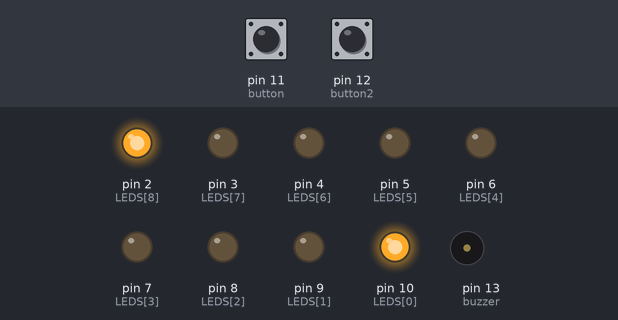
Bench run of a sketch on a simulated Arduino Uno, built with avr-gcc and run on an emulated ATmega328P. Parts: output pins drawn as LEDs (lit = HIGH), buzzer (waves = sounding). The test bench sets the inputs (shaded band); at power-on: pin 11 (button) LOW, pin 12 (button2) LOW. Random numbers use the default seed unless the sketch sets one.

Above: at 1.2 s.
1.3 s: pin 11 (button) pulled HIGH for 0.15 s
At 1.54 s:
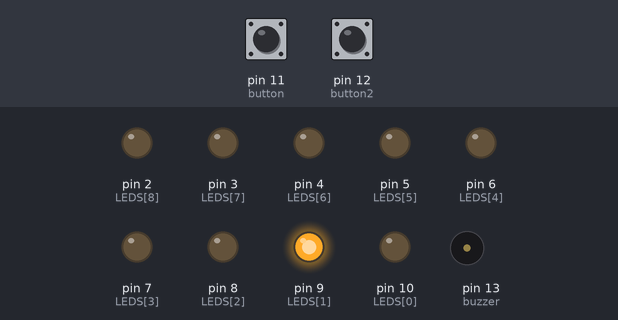
4.3 s: pin 12 (button2) pulled HIGH for 0.15 s
At 7.3 s:
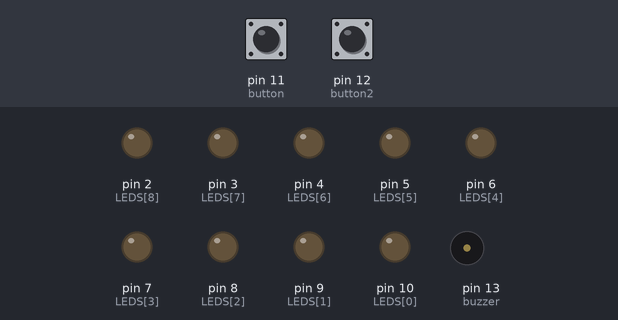
7.4 s: pin 11 (button) pulled HIGH for 1 s
At 9.2 s:
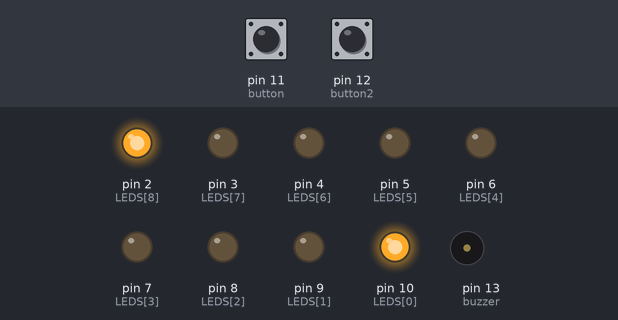
9.9 s: pin 12 (button2) pulled HIGH for 1 s
At 10.15 s:
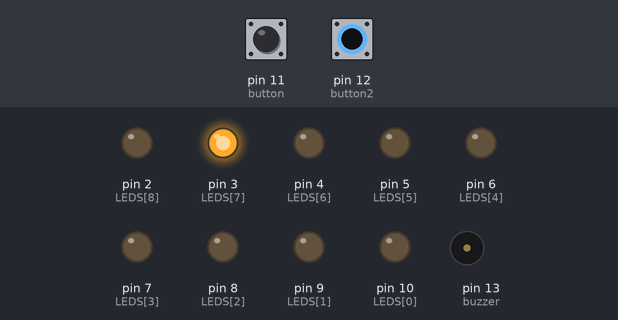
13.9 s: pin 11 (button) pulled HIGH for 3.2 s
At 14.8 s:
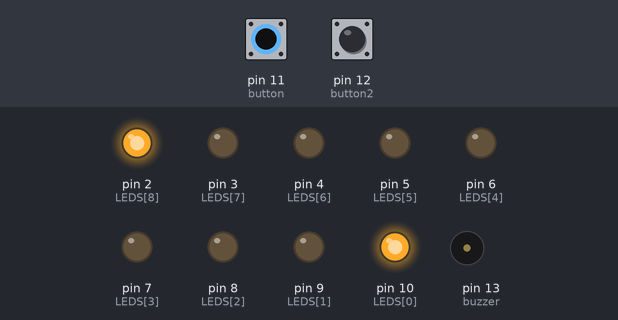
18.6 s: pin 12 (button2) pulled HIGH for 0.15 s
At 19.34 s:
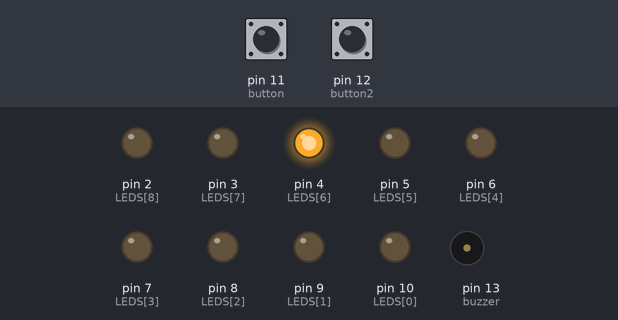
Timing chart, 0 to 24.6 s (numbered marks = the images above; inputs shaded):
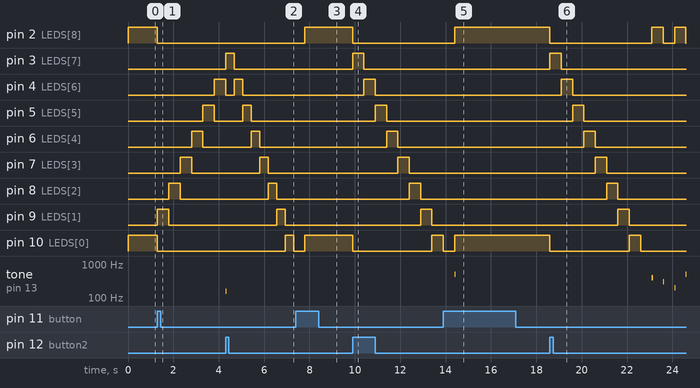

The sketch:

2DPong.ino
```cpp
// LED STUFF
const int arrayLenght = 9;          // size of the array below because c++ doesnt have array.lenght (SHITTY LANGUAGE)
int LEDS[] = {10, 9, 8, 7, 6, 5, 4, 3, 2};
int currentLED;                     // The LED which is currently supposed to be on
int lastLED = 0;

long interval = 500;                // the variable that controls the speed of the game
const long defaultInterval = 500;   // this variable holds the deafult value of the interval for resetting the games state
unsigned long previousMillis = 0;

// BUTTON STUFF
const int button = 11;              // right button
const int button2 = 12;             // left button
int buttonState;
int buttonState2;

unsigned long previousMillisButton = 0;
unsigned long previousMillisButton2 = 0;
const long intervalButton = 10;

// BUZZER
const int buzzer = 13;
int buzzerState = 0;

// VALUES
int loopNum = 0; //
bool dir;                           // direction bool - false=left - true=right
bool gameRunning = false;
bool gamePlayed = false;
bool winner = true;                 // winner bool - false=left - true=right

// TIMER FOR GAMEOVER STATE
unsigned long previousMillisEndTimer = 0;

void setup() {
    // Start the serial port for debugging
    Serial.begin(9600);
    pinMode(button, INPUT);
    pinMode(button2, INPUT);
    pinMode(buzzer, OUTPUT);
    // Set each LED in the LEDS array to OUTPUT mode
    for(int i = 0; i < arrayLenght; i++) {
        pinMode(LEDS[i], OUTPUT);
    }
}

boolean debounceButton(boolean state) {
    boolean stateNow = digitalRead(button);
    if(state!=stateNow) {
        //delay(10);
        unsigned long currentMillisButton = millis();
        if(currentMillisButton - previousMillisButton >= intervalButton) {
            previousMillisButton = currentMillisButton;
            stateNow = digitalRead(button);
        }
    }
    return stateNow;
}

boolean debounceButton2(boolean state2) {
    boolean stateNow2 = digitalRead(button2);
    if(state2!=stateNow2) {
        //delay(10);
        unsigned long currentMillisButton2 = millis();
        if(currentMillisButton2 - previousMillisButton2 >= intervalButton) {
            previousMillisButton2 = currentMillisButton2;
            stateNow2 = digitalRead(button2);
        }
    }
    return stateNow2;
}

void increaseSpeed() {
    // Increase the speed of the game by 25%
    interval = interval * 0.75;
}

void playAudio(int state) {
    // State 0 is button being pressed
    // State 1 is gameOver music
    // buzzerState dictates the frequency of the tone
    if(state == 0){
        tone(buzzer, random(150, 200), 50);
    } else if(state == 1) {
        switch (buzzerState) {
            case 0:
                tone(buzzer, 500, 50);
                buzzerState++;
                break;
            case 1:
                tone(buzzer, 400, 50);
                buzzerState++;
                break;
            case 2:
                tone(buzzer, 300, 50);
                buzzerState++;
                break;
            default:
                tone(buzzer, 200, 50);
                buzzerState = 0;
                break;
        }
    }
}

void game() {
    /*  If the right button is pressed and the currentLED one of the two last lights to the right
        Change the direction and increase the speed of the game
        TODO: debounceButton function should be rewritten to debounceButton(buttonState, Button)
        TODO: and it should return TRUE if the button has been pressed and debounced and FALSE if it hasnt
        TODO:   if(debounceButton(buttonState, button)) {
                    increaseSpeed();
                    dir = true;
                    playAudio(0);
                }
    */
    if(debounceButton(buttonState) == HIGH && buttonState == LOW) {
        if (!dir && currentLED == 9 || currentLED == 10) {
            increaseSpeed();
            dir = true;
            playAudio(0);
        }
        buttonState = HIGH;
    } else if(debounceButton(buttonState) == LOW && buttonState == HIGH) {
        buttonState = LOW;
    }
    if(debounceButton2(buttonState2) == HIGH && buttonState2 == LOW) {
        if (!dir && currentLED == 2 || currentLED == 3) {
            increaseSpeed();
            dir = false;
            playAudio(0);
        }
        buttonState2 = HIGH;
    } else if(debounceButton2(buttonState2) == LOW && buttonState2 == HIGH) {
        buttonState2 = LOW;
    }

    currentLED = LEDS[loopNum];         // set the current LED

        digitalWrite(currentLED, HIGH); // turn on the current LED
        digitalWrite(lastLED, LOW);     // turn off the the last LED

        unsigned long currentMillis = millis();

        if (currentMillis - previousMillis >= interval) {
            previousMillis = currentMillis;
            if(dir) {   // Move to the right
                loopNum++;
                // If loopNum goes higher than the amount of LEDS then right side wins
                if(loopNum >= arrayLenght) {
                    loopNum = 0;
                    gameRunning = false;
                    winner = false;
                    gamePlayed = true;
                    digitalWrite(currentLED, LOW);
                    previousMillisEndTimer = millis();
                }
            } else {  // Move to the left
                loopNum--;
                // If loopNum goes below the amount of LEDS then left side wins
                if(loopNum < 0) {
                    loopNum = 8;
                    gameRunning = false;
                    winner = true;
                    gamePlayed = true;
                    digitalWrite(currentLED, LOW);
                    previousMillisEndTimer = millis();
                }
            }

            lastLED = currentLED;
        }
}

void gameOver() {
    interval = defaultInterval;
    unsigned long currentMillis = millis();
    unsigned long currentMillisEndTimer = millis();
    int celebrationStrobe = 500;
    if (currentMillis - previousMillis >= celebrationStrobe) {
        if(winner){
            digitalWrite(LEDS[8], !digitalRead(LEDS[8]));
        } else {
            digitalWrite(LEDS[0], !digitalRead(LEDS[0]));
        }
        previousMillis = currentMillis;
        playAudio(1);
    }
    // After 10 seconds or if button is pressed then go to preGame state
    // prevent accidental extra button presses from ending gameOver state prematurely
    if (currentMillisEndTimer - previousMillisEndTimer >= 500) {
        if (currentMillisEndTimer - previousMillisEndTimer >= 10000) {
            overToPre();
        }
        if(debounceButton(buttonState) == HIGH && buttonState == LOW) {
            overToPre();
            buttonState = HIGH;
        } else if(debounceButton(buttonState) == LOW && buttonState == HIGH) {
            buttonState = LOW;
        }
        if(debounceButton2(buttonState2) == HIGH && buttonState2 == LOW) {
            overToPre();
            buttonState2 = HIGH;
        } else if(debounceButton2(buttonState2) == LOW && buttonState2 == HIGH) {
            buttonState2 = LOW;
        }
    }
}

void overToPre() {
    gamePlayed = false;
    digitalWrite(LEDS[0], LOW);
    digitalWrite(LEDS[8], LOW);
}

void preGame() {
    digitalWrite(LEDS[0], HIGH);
    digitalWrite(LEDS[8], HIGH);
    if(debounceButton(buttonState) == HIGH && buttonState == LOW) {
        gameRunning = true;
        buttonState = HIGH;
        dir = true;     // Set direction to right
        loopNum = 0;    // Set the starting LED to far left
        digitalWrite(LEDS[0], LOW);
        digitalWrite(LEDS[8], LOW);
    } else if(debounceButton(buttonState) == LOW && buttonState == HIGH) {
        buttonState = LOW;
    }
    if(debounceButton2(buttonState2) == HIGH && buttonState2 == LOW) {
        gameRunning = true;
        buttonState2 = HIGH;
        dir = false; // Set direction to left
        loopNum = 8; // Set the starting LED to far right
        digitalWrite(LEDS[0], LOW);
        digitalWrite(LEDS[8], LOW);
    } else if(debounceButton2(buttonState2) == LOW && buttonState2 == HIGH) {
        buttonState2 = LOW;
    }
}

void loop() {
    if(gameRunning && !gamePlayed) {
        game();
    } else if(!gameRunning && gamePlayed) {
        gameOver();
    } else {
        preGame();
    }
}
```

Measured:
- after the input at 1.3 s, pin 2 (LEDS[8]), pin 10 (LEDS[0]): HIGH → LOW at once; pin 3 (LEDS[7]): LOW → HIGH after 3.0 s; pin 4 (LEDS[6]): LOW → HIGH after 2.5 s, → LOW 0.50 s later; pin 5 (LEDS[5]): LOW → HIGH after 2.0 s, → LOW 0.50 s later; pin 6 (LEDS[4]): LOW → HIGH after 1.5 s, → LOW 0.50 s later
- after the input at 4.3 s, pin 4 (LEDS[6]): LOW → HIGH after 0.37 s, → LOW 0.37 s later; pin 5 (LEDS[5]): LOW → HIGH after 0.75 s, → LOW 0.37 s later; pin 6 (LEDS[4]): LOW → HIGH after 1.1 s, → LOW 0.38 s later; pin 7 (LEDS[3]): LOW → HIGH after 1.5 s, → LOW 0.37 s later; pin 8 (LEDS[2]): LOW → HIGH after 1.9 s, → LOW 0.37 s later
- after the input at 7.4 s, pin 10 (LEDS[0]): LOW → HIGH after 0.40 s
- after the input at 9.9 s, pin 2 (LEDS[8]): HIGH → LOW at once; pin 3 (LEDS[7]): LOW → HIGH at once, → LOW 0.50 s later; pin 4 (LEDS[6]): LOW → HIGH after 0.50 s, → LOW 0.50 s later; pin 5 (LEDS[5]): LOW → HIGH after 1.0 s, → LOW 0.50 s later; pin 6 (LEDS[4]): LOW → HIGH after 1.5 s, → LOW 0.50 s later
- after the input at 13.9 s, pin 10 (LEDS[0]): LOW → HIGH after 0.50 s
- after the input at 18.6 s, pin 2 (LEDS[8]): goes LOW 4.5 s, HIGH 0.50 s, LOW 0.50 s, HIGH 0.50 s, then LOW, starting at once; pin 3 (LEDS[7]): LOW → HIGH at once, → LOW 0.50 s later
